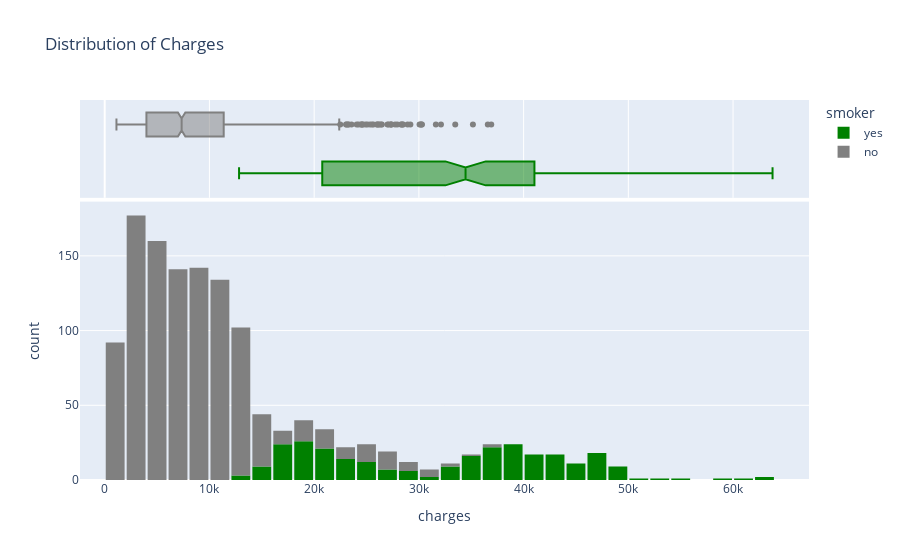

Here is the notebook cell this chart was saved with:
### Markdown cell above
# Charges

### Code cell
fig = px.histogram(medical_df, x='charges', title='Distribution of Charges', marginal='box', color_discrete_sequence=['green', 'grey'], color='smoker')
fig.update_layout(bargap = 0.1)

fig.show()

### Figure 1 — Plotly figure (JSON) as saved in the notebook; plotly's stock layout.template omitted (floating-point values rounded to 4 significant figures; data arrays with more than 128 entries replaced by an {"elided": "..."} marker saying what was removed)
{"data": [{"alignmentgroup": "True", "bingroup": "x", "hovertemplate": "smoker=yes<br>charges=%{x}<br>count=%{y}<extra></extra>", "legendgroup": "yes", "marker": {"color": "green", "pattern": {"shape": ""}}, "name": "yes", "offsetgroup": "yes", "orientation": "v", "showlegend": true, "type": "histogram", "x": {"elided": "274 float values"}, "xaxis": "x", "yaxis": "y"}, {"alignmentgroup": "True", "hovertemplate": "smoker=yes<br>charges=%{x}<extra></extra>", "legendgroup": "yes", "marker": {"color": "green"}, "name": "yes", "notched": true, "offsetgroup": "yes", "showlegend": false, "type": "box", "x": {"elided": "274 float values"}, "xaxis": "x2", "yaxis": "y2"}, {"alignmentgroup": "True", "bingroup": "x", "hovertemplate": "smoker=no<br>charges=%{x}<br>count=%{y}<extra></extra>", "legendgroup": "no", "marker": {"color": "grey", "pattern": {"shape": ""}}, "name": "no", "offsetgroup": "no", "orientation": "v", "showlegend": true, "type": "histogram", "x": {"elided": "1064 float values"}, "xaxis": "x", "yaxis": "y"}, {"alignmentgroup": "True", "hovertemplate": "smoker=no<br>charges=%{x}<extra></extra>", "legendgroup": "no", "marker": {"color": "grey"}, "name": "no", "notched": true, "offsetgroup": "no", "showlegend": false, "type": "box", "x": {"elided": "1064 float values"}, "xaxis": "x2", "yaxis": "y2"}], "layout": {"bargap": 0.1, "barmode": "relative", "legend": {"title": {"text": "smoker"}, "tracegroupgap": 0}, "title": {"text": "Distribution of Charges"}, "xaxis": {"anchor": "y", "domain": [0, 1], "title": {"text": "charges"}}, "xaxis2": {"anchor": "y2", "domain": [0, 1], "matches": "x", "showgrid": true, "showticklabels": false}, "yaxis": {"anchor": "x", "domain": [0, 0.7326], "title": {"text": "count"}}, "yaxis2": {"anchor": "x2", "domain": [0.7426, 1], "matches": "y2", "showgrid": false, "showline": false, "showticklabels": false, "ticks": ""}}}
